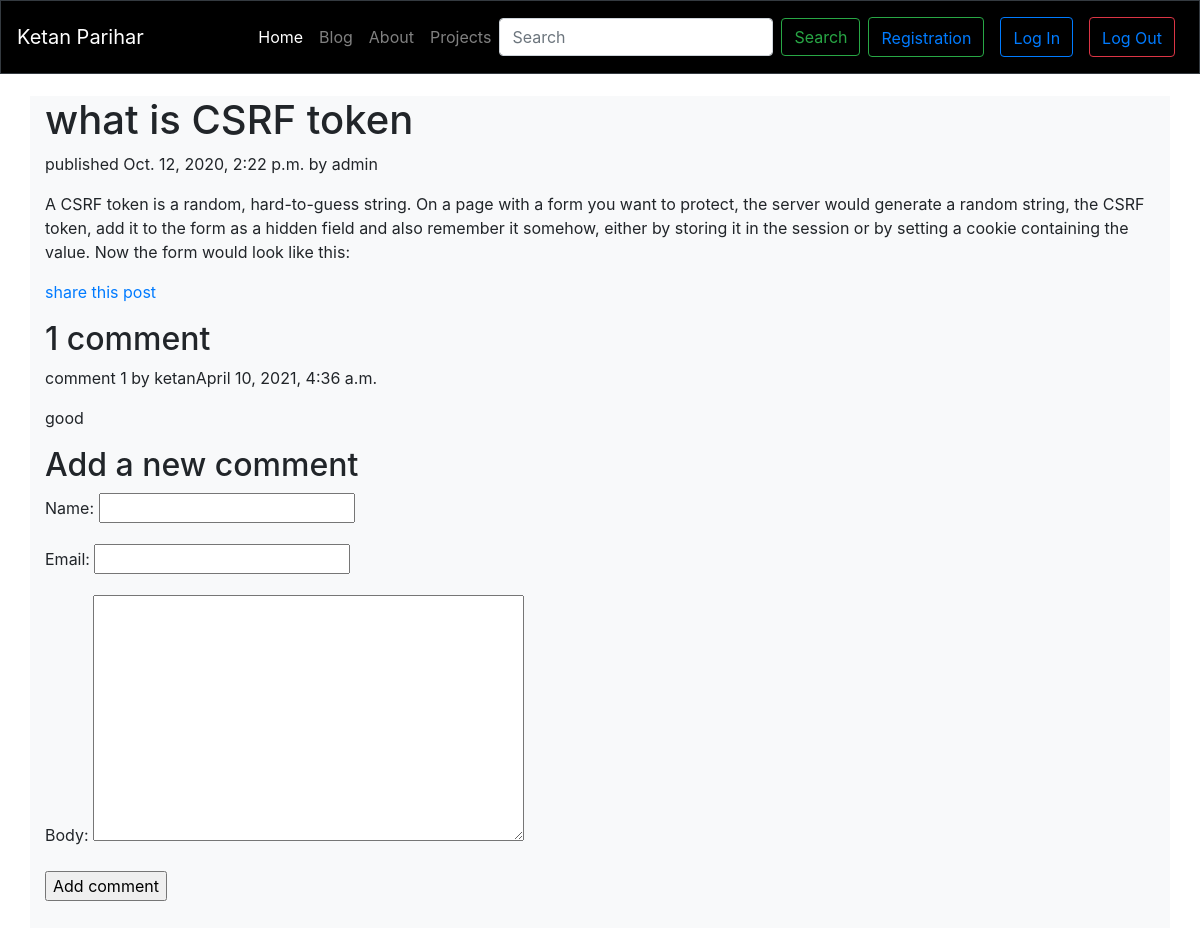
The app's page /2020/10/12/what-csrf-token/ with its own data.
### blog/models.py (models this page shows, shortened)
class Post(models.Model):
    STATUS_CHOICE = (
         ('draft' , 'Draft'),
         ('published', 'Published')
    )
    title   = models.CharField(max_length=250)
    slug    = models.SlugField(max_length=250,unique_for_date='publish')
    author  = models.ForeignKey(User , on_delete=models.CASCADE ,related_name='blog_posts' )
    body    = models.TextField()
    publish = models.DateTimeField( default=timezone.now)
    created = models.DateTimeField(auto_now_add=True)
    update  = models.DateTimeField(auto_now=True)
    status  = models.CharField(max_length=10 , choices=STATUS_CHOICE,default='draft')
    objects = models.Manager()
    published = PublishedManager()
    class meta:
        ordering = ('-publish')

class comment(models.Model):
    post = models.ForeignKey(Post,on_delete=models.CASCADE,related_name='comments')
    name = models.CharField(max_length=80)
    email = models.EmailField()
    body = models.TextField()
    created = models.DateTimeField(auto_now_add=True)
    update  = models.DateTimeField(auto_now=True)
    active  = models.BooleanField(default=True)
    class meta:
        ordering = ('created',)

### blog/views.py (the view)
# urls.py: path('<int:year>/<int:month>/<int:day>/<slug:post>/', views.post_detail, name='post_detail'),
def post_detail(request, year, month, day, post):
    post = get_object_or_404(Post, slug=post,
                             status='published',
                             publish__year=year,
                             publish__month=month,
                             publish__day=day)
    comments = post.comments.filter(active=True)
    new_comment = None
    if request.method == 'POST':
        comment_form = CommentForm(data=request.POST)
        if comment_form.is_valid():
            new_comment = comment_form.save(commit=False)
            new_comment.post = post
            new_comment.save()
            return render(request, 'blog/post/detail.html', {'post':post, 'comments':comments,'new_comment':new_comment,'comment_form':comment_form})
    else:
      comment_form = CommentForm()
      return render(request, 'blog/post/detail.html', {'post':post, 'comments':comments,'new_comment':new_comment,'comment_form':comment_form})

### blog/forms.py
class CommentForm(forms.ModelForm):
    class Meta:
        model = comment
        fields = ('name', 'email', 'body')

### blog/templates/blog/post/detail.html (shortened to what this page needs)
{% extends 'blog/base.html' %}
{% block content %}
<div class="container bg-light pb-5">
    <h1>{{ post.title }}</h1>
    <p class="date">
       published {{ post.publish }} by {{ post.author }}
    </p>
    {{ post.body|linebreaks }}
    <p>
      <a href="{% url "blog:post_share" post.id %}">share this post</a>
    </p>
    {% with comments.count as total_comments %}
        <h2>
          {{ total_comments }} comment {{ total_comments|pluralize }}
        </h2>
    {% endwith %}
    {% for comment in comments %}
        <div class="comment">
            <p class="info">
                comment {{ forloop.counter }} by {{ comment.name }}{{ comment.created }}
            </p>
            {{ comment.body|linebreaks }}
        </div>
    {% empty %}
        <p>There are no comment yet</p>
    {% endfor %}
    {% if new_comment %}
        <h2>your comment has been added</h2>
    {% else %}
        <h2>Add a new comment</h2>
        <form action="." method="post">
            {{ comment_form.as_p }}
            <p><input type="submit" value="Add comment"></p>
        </form>
    {% endif %}
</div>
{% endblock %}

### records on screen
Post: title "what is CSRF token", publish "Oct. 12, 2020, 2:22 p.m.", author "admin", body "A CSRF token is a random, hard-to-guess string. On a page with a form you want to protect, the server would generate a random string, the CSRF token, add it to the form as a hidden field and also remember it somehow, either by storing it in the session or by setting a cookie containing the value. Now the form would look like this:"
comment: name "ketan", created "April 10, 2021, 4:36 a.m.", body "good"

### other values on screen
{{ total_comments }} "1"
